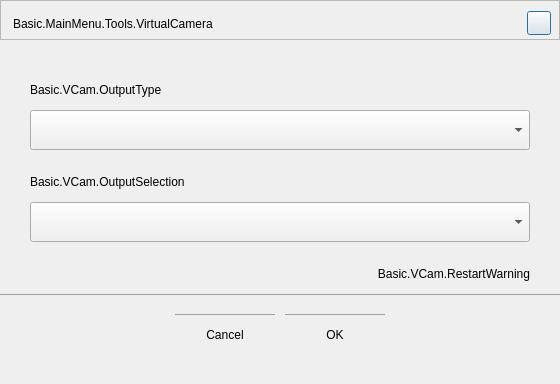
<?xml version="1.0" encoding="UTF-8"?>
<ui version="4.0">
 <class>AFQVirtualCamDialog</class>
 <widget class="QDialog" name="AFQVirtualCamDialog">
  <property name="geometry">
   <rect>
    <x>0</x>
    <y>0</y>
    <width>560</width>
    <height>384</height>
   </rect>
  </property>
  <property name="minimumSize">
   <size>
    <width>560</width>
    <height>384</height>
   </size>
  </property>
  <property name="maximumSize">
   <size>
    <width>560</width>
    <height>384</height>
   </size>
  </property>
  <property name="windowTitle">
   <string>Basic.VCam.VirtualCamera</string>
  </property>
  <layout class="QVBoxLayout" name="verticalLayout">
   <property name="spacing">
    <number>0</number>
   </property>
   <property name="leftMargin">
    <number>0</number>
   </property>
   <property name="topMargin">
    <number>0</number>
   </property>
   <property name="rightMargin">
    <number>0</number>
   </property>
   <property name="bottomMargin">
    <number>0</number>
   </property>
   <item>
    <widget class="QFrame" name="titleFrame">
     <property name="minimumSize">
      <size>
       <width>560</width>
       <height>40</height>
      </size>
     </property>
     <property name="maximumSize">
      <size>
       <width>560</width>
       <height>40</height>
      </size>
     </property>
     <property name="frameShape">
      <enum>QFrame::StyledPanel</enum>
     </property>
     <property name="frameShadow">
      <enum>QFrame::Raised</enum>
     </property>
     <property name="MoveInAllArea" stdset="0">
      <bool>true</bool>
     </property>
     <layout class="QHBoxLayout" name="horizontalLayout_3">
      <property name="spacing">
       <number>0</number>
      </property>
      <property name="leftMargin">
       <number>12</number>
      </property>
      <property name="topMargin">
       <number>7</number>
      </property>
      <property name="rightMargin">
       <number>8</number>
      </property>
      <property name="bottomMargin">
       <number>0</number>
      </property>
      <item>
       <widget class="QLabel" name="labe_Caption">
        <property name="text">
         <string>Basic.MainMenu.Tools.VirtualCamera</string>
        </property>
        <property name="labelType" stdset="0">
         <string>labelTitle</string>
        </property>
       </widget>
      </item>
      <item>
       <spacer name="horizontalSpacer">
        <property name="orientation">
         <enum>Qt::Horizontal</enum>
        </property>
        <property name="sizeHint" stdset="0">
         <size>
          <width>40</width>
          <height>20</height>
         </size>
        </property>
       </spacer>
      </item>
      <item>
       <widget class="QPushButton" name="pushButton_Close">
        <property name="minimumSize">
         <size>
          <width>24</width>
          <height>24</height>
         </size>
        </property>
        <property name="maximumSize">
         <size>
          <width>24</width>
          <height>24</height>
         </size>
        </property>
        <property name="text">
         <string/>
        </property>
        <property name="buttonType" stdset="0">
         <string>closeButton</string>
        </property>
       </widget>
      </item>
     </layout>
    </widget>
   </item>
   <item>
    <widget class="QWidget" name="widget_Contents" native="true">
     <property name="minimumSize">
      <size>
       <width>0</width>
       <height>0</height>
      </size>
     </property>
     <layout class="QVBoxLayout" name="verticalLayout_3">
      <property name="spacing">
       <number>0</number>
      </property>
      <property name="leftMargin">
       <number>30</number>
      </property>
      <property name="topMargin">
       <number>30</number>
      </property>
      <property name="rightMargin">
       <number>30</number>
      </property>
      <property name="bottomMargin">
       <number>0</number>
      </property>
      <item>
       <widget class="QLabel" name="outputTypeLabel">
        <property name="minimumSize">
         <size>
          <width>0</width>
          <height>40</height>
         </size>
        </property>
        <property name="maximumSize">
         <size>
          <width>16777215</width>
          <height>40</height>
         </size>
        </property>
        <property name="text">
         <string>Basic.VCam.OutputType</string>
        </property>
       </widget>
      </item>
      <item>
       <widget class="QComboBox" name="outputType">
        <property name="minimumSize">
         <size>
          <width>0</width>
          <height>40</height>
         </size>
        </property>
        <property name="maximumSize">
         <size>
          <width>16777215</width>
          <height>40</height>
         </size>
        </property>
       </widget>
      </item>
      <item>
       <spacer name="verticalSpacer">
        <property name="orientation">
         <enum>Qt::Vertical</enum>
        </property>
        <property name="sizeType">
         <enum>QSizePolicy::Fixed</enum>
        </property>
        <property name="sizeHint" stdset="0">
         <size>
          <width>20</width>
          <height>12</height>
         </size>
        </property>
       </spacer>
      </item>
      <item>
       <widget class="QLabel" name="outputSelectionLabel">
        <property name="minimumSize">
         <size>
          <width>0</width>
          <height>40</height>
         </size>
        </property>
        <property name="maximumSize">
         <size>
          <width>16777215</width>
          <height>40</height>
         </size>
        </property>
        <property name="text">
         <string>Basic.VCam.OutputSelection</string>
        </property>
       </widget>
      </item>
      <item>
       <widget class="QComboBox" name="outputSelection">
        <property name="minimumSize">
         <size>
          <width>0</width>
          <height>40</height>
         </size>
        </property>
        <property name="maximumSize">
         <size>
          <width>16777215</width>
          <height>40</height>
         </size>
        </property>
       </widget>
      </item>
      <item>
       <widget class="QWidget" name="widget" native="true">
        <property name="minimumSize">
         <size>
          <width>0</width>
          <height>30</height>
         </size>
        </property>
        <layout class="QVBoxLayout" name="verticalLayout_2">
         <property name="spacing">
          <number>0</number>
         </property>
         <property name="leftMargin">
          <number>0</number>
         </property>
         <property name="topMargin">
          <number>0</number>
         </property>
         <property name="rightMargin">
          <number>0</number>
         </property>
         <property name="bottomMargin">
          <number>0</number>
         </property>
         <item>
          <spacer name="verticalSpacer_2">
           <property name="orientation">
            <enum>Qt::Vertical</enum>
           </property>
           <property name="sizeType">
            <enum>QSizePolicy::Fixed</enum>
           </property>
           <property name="sizeHint" stdset="0">
            <size>
             <width>20</width>
             <height>12</height>
            </size>
           </property>
          </spacer>
         </item>
         <item>
          <widget class="QLabel" name="warningLabel">
           <property name="minimumSize">
            <size>
             <width>0</width>
             <height>20</height>
            </size>
           </property>
           <property name="maximumSize">
            <size>
             <width>16777215</width>
             <height>20</height>
            </size>
           </property>
           <property name="visible">
            <bool>true</bool>
           </property>
           <property name="layoutDirection">
            <enum>Qt::RightToLeft</enum>
           </property>
           <property name="styleSheet">
            <string notr="true"/>
           </property>
           <property name="text">
            <string>Basic.VCam.RestartWarning</string>
           </property>
           <property name="alignment">
            <set>Qt::AlignRight|Qt::AlignTrailing|Qt::AlignVCenter</set>
           </property>
          </widget>
         </item>
        </layout>
       </widget>
      </item>
     </layout>
    </widget>
   </item>
   <item>
    <widget class="QWidget" name="widget_Button" native="true">
     <property name="minimumSize">
      <size>
       <width>560</width>
       <height>90</height>
      </size>
     </property>
     <property name="maximumSize">
      <size>
       <width>560</width>
       <height>90</height>
      </size>
     </property>
     <property name="styleSheet">
      <string notr="true">border: none;
border-top: 1px solid palette(dark);</string>
     </property>
     <layout class="QHBoxLayout" name="horizontalLayout">
      <property name="spacing">
       <number>0</number>
      </property>
      <property name="leftMargin">
       <number>20</number>
      </property>
      <property name="topMargin">
       <number>20</number>
      </property>
      <property name="rightMargin">
       <number>20</number>
      </property>
      <property name="bottomMargin">
       <number>30</number>
      </property>
      <item>
       <spacer name="horizontalSpacer_2">
        <property name="orientation">
         <enum>Qt::Horizontal</enum>
        </property>
        <property name="sizeHint" stdset="0">
         <size>
          <width>40</width>
          <height>20</height>
         </size>
        </property>
       </spacer>
      </item>
      <item>
       <widget class="QPushButton" name="pushButton_Cancel">
        <property name="minimumSize">
         <size>
          <width>100</width>
          <height>40</height>
         </size>
        </property>
        <property name="maximumSize">
         <size>
          <width>100</width>
          <height>40</height>
         </size>
        </property>
        <property name="text">
         <string>Cancel</string>
        </property>
       </widget>
      </item>
      <item>
       <spacer name="horizontalSpacer_3">
        <property name="orientation">
         <enum>Qt::Horizontal</enum>
        </property>
        <property name="sizeType">
         <enum>QSizePolicy::Fixed</enum>
        </property>
        <property name="sizeHint" stdset="0">
         <size>
          <width>10</width>
          <height>16777215</height>
         </size>
        </property>
       </spacer>
      </item>
      <item>
       <widget class="QPushButton" name="pushButton_Ok">
        <property name="minimumSize">
         <size>
          <width>100</width>
          <height>40</height>
         </size>
        </property>
        <property name="maximumSize">
         <size>
          <width>100</width>
          <height>40</height>
         </size>
        </property>
        <property name="text">
         <string>OK</string>
        </property>
       </widget>
      </item>
      <item>
       <spacer name="horizontalSpacer_4">
        <property name="orientation">
         <enum>Qt::Horizontal</enum>
        </property>
        <property name="sizeHint" stdset="0">
         <size>
          <width>40</width>
          <height>20</height>
         </size>
        </property>
       </spacer>
      </item>
     </layout>
    </widget>
   </item>
  </layout>
 </widget>
 <resources/>
 <connections/>
 <slots>
  <slot>accept()</slot>
  <slot>reject()</slot>
 </slots>
</ui>
